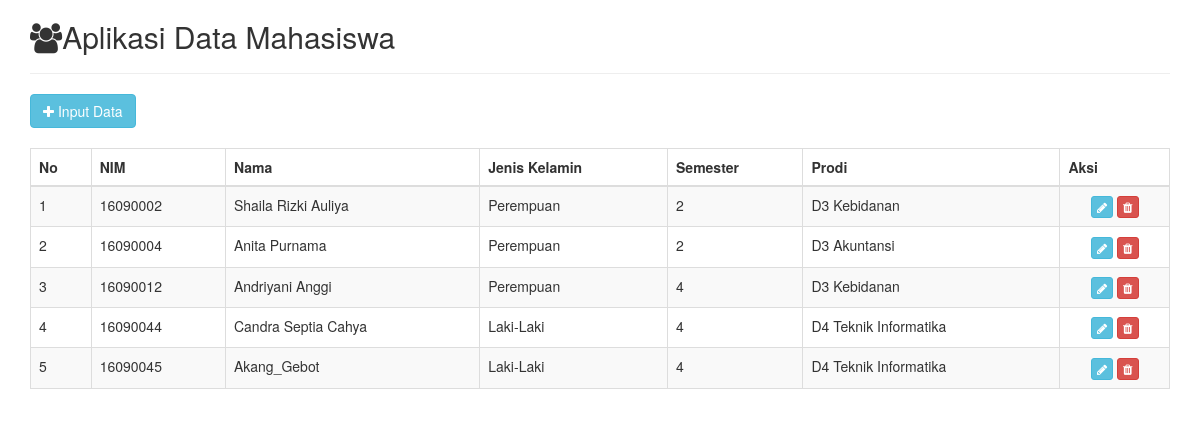
The page / on the database its author committed.
### tables this page shows
CREATE TABLE `mahasiswa` (
  `nim` varchar(8) NOT NULL,
  `nama` varchar(100) NOT NULL,
  `jenis_kelamin` varchar(9) NOT NULL,
  `semester` int(1) NOT NULL,
  `prodi` varchar(50) NOT NULL
);

### index.php (the view, shortened to what this page needs)
<?php
    include_once('template/head.php');
?>
<body>
    <div class="row">
        <div class="container">
            <h2><i class="fa fa-users"></i>Aplikasi Data Mahasiswa</h2>
            <hr>
            <a href="input.php" class="btn btn-info"><i class="fa fa-plus"></i> Input Data</a>
            <br><br>
            <table class="table table-striped table-bordered table-hover" id="tb-mahasiswa">
                <thead>
                    <tr>
                        <th>No</th>
                        <th>NIM</th>
                        <th>Nama</th>
                        <th>Jenis Kelamin</th>
                        <th>Semester</th>
                        <th>Prodi</th>
                        <th>Aksi</th>
                    </tr>
                </thead>
                <tbody>
                <?php
                    $no = 1;
                    $koneksiObj = new Koneksi();
                    $koneksi = $koneksiObj->getKoneksi();
                    $query = "select * from mahasiswa";
                    $data = $koneksi->query($query);
                    if($data->num_rows <= 0){
                        echo "<tr>";
                        echo "<td colspan='7' class='text-center'><i>Tidak ada data</i></td>";
                        echo "</tr>";
                    } else{
                        while($row = $data->fetch_assoc()){
                            echo "<tr>";
                            echo "<td>".$no++."</td>";
                            echo "<td class='center'>".$row['nim']."</td>";
                            echo "<td>".$row['nama']."</td>";
                            echo "<td>".$row['jenis_kelamin']."</td>";
                            echo "<td class='center'>".$row['semester']."</td>";
                            echo "<td>".$row['prodi']."</td>";
                            echo '<td class="text-center"><a href="form-edit.php?nim='.$row['nim'].'" class="btn btn-info btn-xs"><i class="fa fa-pencil"></i></a>';
                            echo ' <a href="hapus.php?nim='.$row['nim'].'" class="btn btn-danger btn-xs"><i class="fa fa-trash"></i></a></td>';
                            echo "</tr>";
                        }
                    }
                ?>
                </tbody>
            </table>
        </div>
    </div>
    <footer id="footer">
        <br>
    </footer>
</body>
</html>

### template/head.php (shortened to what this page needs)
<!DOCTYPE html>
<html lang="en">
<head>
    <link rel="stylesheet" href="assets/bootstrap/css/bootstrap.min.css">
    <link rel="stylesheet" href="assets/font-awesome/css/font-awesome.min.css">
</head>

### rows shown on the page
mahasiswa: nim "16090002", nama "Shaila Rizki Auliya", jenis_kelamin "Perempuan", semester "2", prodi "D3 Kebidanan"
mahasiswa: nim "16090004", nama "Anita Purnama", jenis_kelamin "Perempuan", semester "2", prodi "D3 Akuntansi"
mahasiswa: nim "16090012", nama "Andriyani Anggi", jenis_kelamin "Perempuan", semester "4", prodi "D3 Kebidanan"
mahasiswa: nim "16090044", nama "Candra Septia Cahya", jenis_kelamin "Laki-Laki", semester "4", prodi "D4 Teknik Informatika"
mahasiswa: nim "16090045", nama "Akang_Gebot", jenis_kelamin "Laki-Laki", semester "4", prodi "D4 Teknik Informatika"
